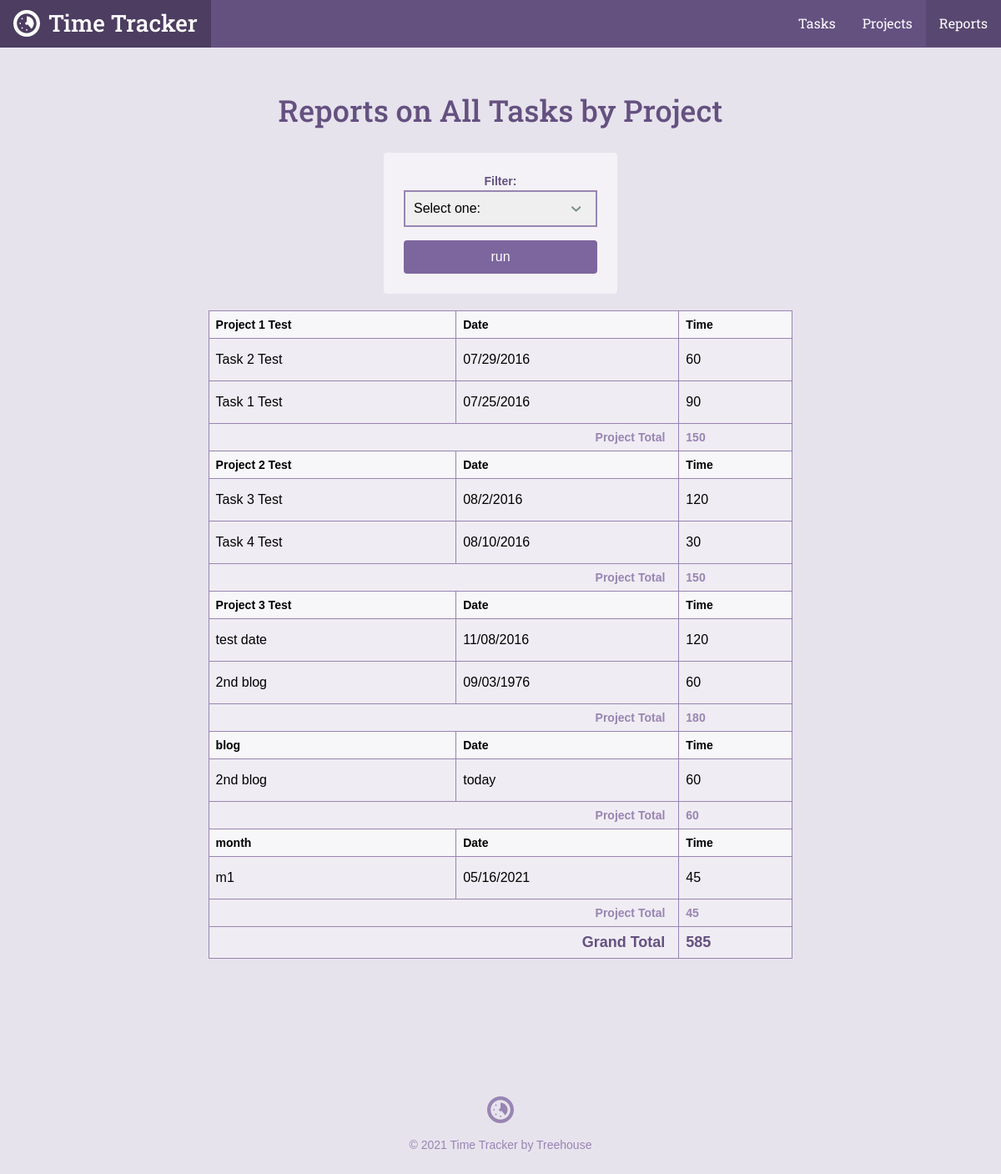
The app's page /reports.php, older data.
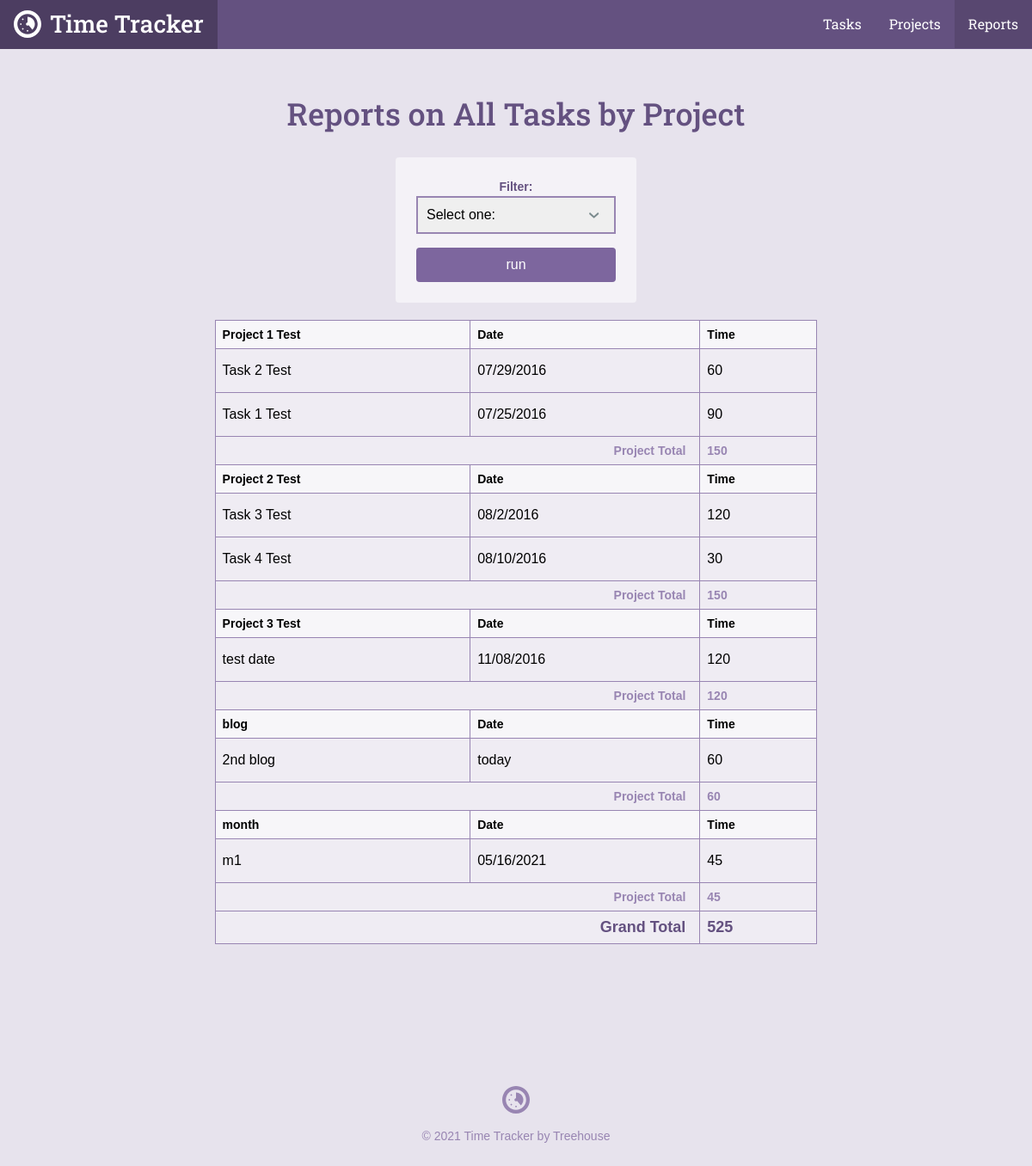
The same page, newer data.
### tables this page shows
CREATE TABLE `tasks` (
	`task_id`	INTEGER PRIMARY KEY AUTOINCREMENT,
	`project_id`	INTEGER,
	`title`	TEXT,
	`date`	INTEGER NOT NULL,
	`time`	TEXT NOT NULL
);

CREATE TABLE `projects` (
	`project_id`	INTEGER PRIMARY KEY AUTOINCREMENT,
	`title`	TEXT NOT NULL,
	`category`	TEXT NOT NULL
);

### inc/functions.php (called while the page is built, shortened)
<?php
function get_task_list($filter = null) {
  include('connection.php');
  $sql = 'SELECT tasks.*, projects.title AS project FROM tasks
  JOIN projects ON tasks.project_id = projects.project_id';
  $where = '';
  $orderBy = ' ORDER BY date DESC';
  if ($filter) {
    $orderBy = ' ORDER BY projects.title ASC, date DESC';
  }
  try {
    $results = $db->prepare($sql . $where . $orderBy);
    $results->execute();
  } catch (Exception $e) {
    echo "Error!: " . $e->getMessage() . "</br>";
    return array();
  }
  return $results->fetchAll(PDO::FETCH_ASSOC);
}

### reports.php (the view, shortened to what this page needs)
<?php
require 'inc/functions.php';
$filter = 'all';
include 'inc/header.php';
?>
<div class="col-container page-container">
    <div class="col col-70-md col-60-lg col-center">
        <div class="col-container">
            <h1 class='actions-header'>Reports on <?php
            if (!is_array($filter)) {
              echo "All Tasks by Project";
            }
            ?></h1>
            <form class='form-container form-report' action='reports.php' method='get'>
              <label for='filter'>Filter:</label>
              <select id='filter' name='filter'>
                <option value=''>Select one:</option>
              </select>
              <input class="button" type="submit" value="run" />
            </form>
        </div>
        <div class="section page">
            <div class="wrapper">
                <table>
                    <?php
                    $totalTime = $project_id = $project_total = 0;
                    $tasks = get_task_list($filter);
                    foreach($tasks as $item) {
                      if ($project_id != $item['project_id']) {
                        $project_id = $item['project_id'];
                        echo "<thead>";
                        echo "<tr>";
                        echo "<th>" . $item['project'] . "</th>";
                        echo "<th>Date</th>";
                        echo "<th>Time</th>";
                        echo "</tr>";
                        echo "</thead>";
                      }
                      $project_total += $item['time'];
                      $totalTime += $item['time'];
                      echo "<tr>\n";
                      echo "<td>" . $item['title'] . "</td>";
                      echo "<td>" . $item['date'] . "</td>";
                      echo "<td>" . $item['time'] . "</td>";
                      echo "</tr>\n";
                      if (next($tasks)['project_id'] != $item['project_id']) {
                        echo "<tr>";
                        echo "<th class='project-total-label' colspan='2'>Project Total</th>\n";
                        echo "<th class='project-total-number'>$project_total</th>\n";
                        echo "</tr>\n";
                        $project_total = 0;
                      }
                    }
                    ?>
                    <tr>
                        <th class='grand-total-label' colspan='2'>Grand Total</th>
                        <th class='grand-total-number'><?php echo $totalTime; ?></th>
                    </tr>
                </table>
            </div>
        </div>
    </div>
</div>
<?php include "inc/footer.php"; ?>

Row changes from the older to the newer data that the page shows:
removed tasks: title "2nd blog", date "09/03/1976", time "60", project_total "180"
shown differently, row unchanged: tasks "test date": project_total (not shown) → "120"
Text that changed along with them:
$totalTime: "585" → "525"
